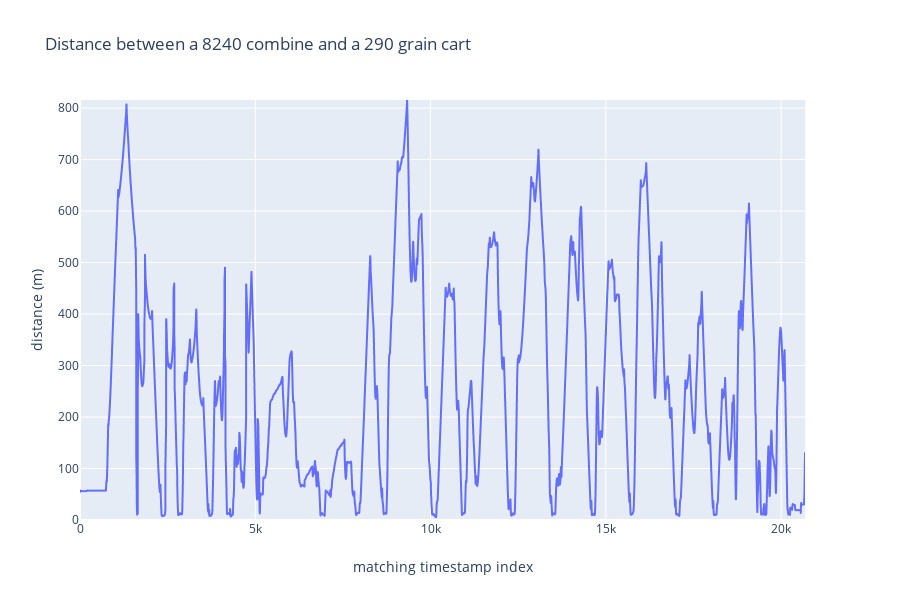

Source (notebook cell):
### Code cell
fig = px.line(d_frame, x='idx', y='distance', title='Distance between a 8240 combine and a 290 grain cart')
fig.update_yaxes(title='distance (m)', range=[0, np.max(d)])
fig.update_xaxes(title='matching timestamp index')
fig.show()

### Figure 1 — Plotly figure (JSON) as saved in the notebook; plotly's stock layout.template omitted (floating-point values rounded to 4 significant figures; data arrays with more than 128 entries replaced by an {"elided": "..."} marker saying what was removed)
{"data": [{"hoverlabel": {"namelength": 0}, "hovertemplate": "idx=%{x}<br>distance=%{y}", "legendgroup": "", "line": {"color": "#636efa", "dash": "solid"}, "mode": "lines", "name": "", "showlegend": false, "type": "scattergl", "x": {"elided": "20688 int values"}, "xaxis": "x", "y": {"elided": "20688 float values"}, "yaxis": "y"}], "layout": {"height": 600, "legend": {"tracegroupgap": 0}, "title": {"text": "Distance between a 8240 combine and a 290 grain cart"}, "xaxis": {"anchor": "y", "domain": [0, 0.98], "title": {"text": "matching timestamp index"}}, "yaxis": {"anchor": "x", "domain": [0, 1], "range": [0, 815.8], "title": {"text": "distance (m)"}}}}
